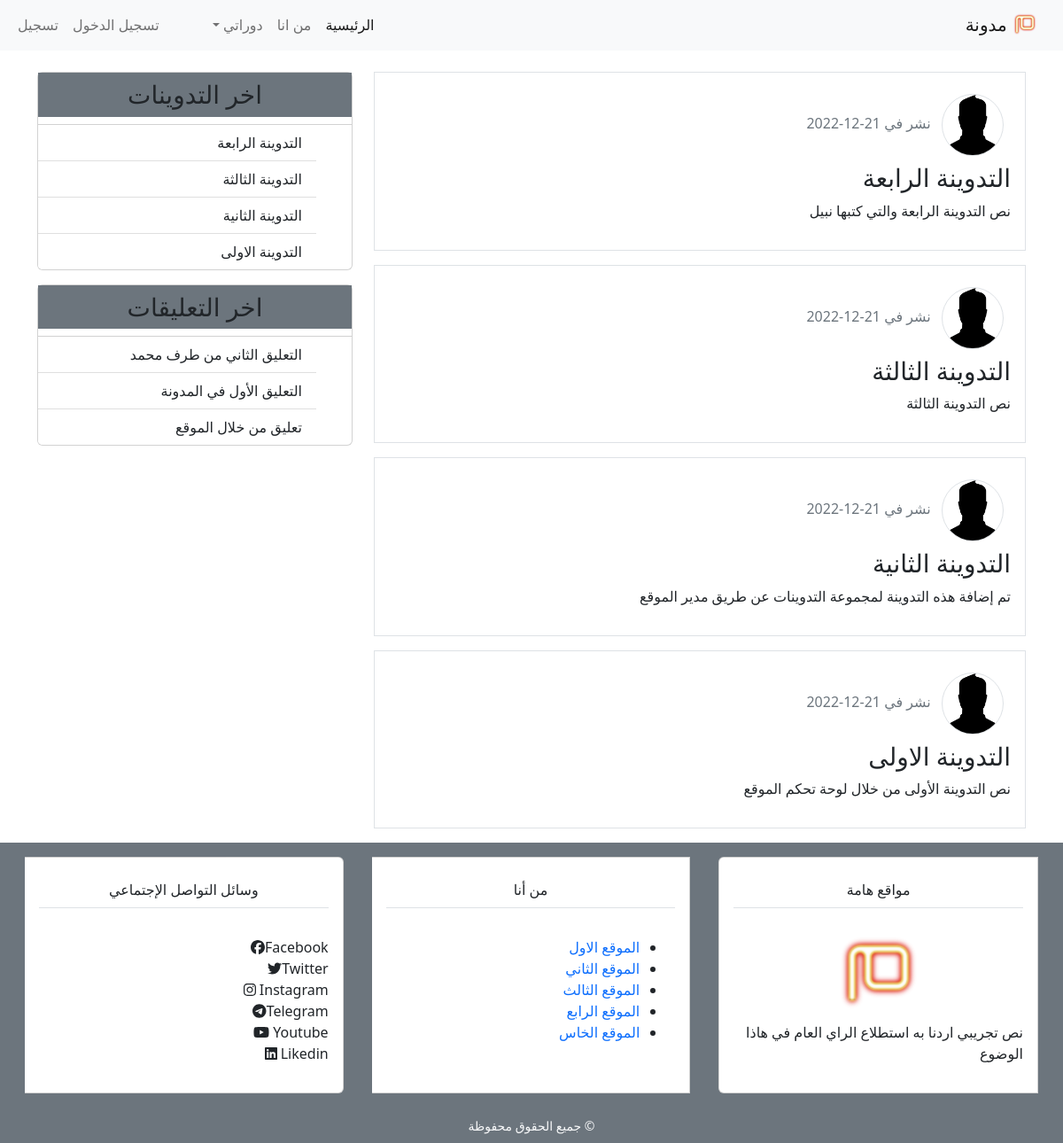
The app's page /, older data.
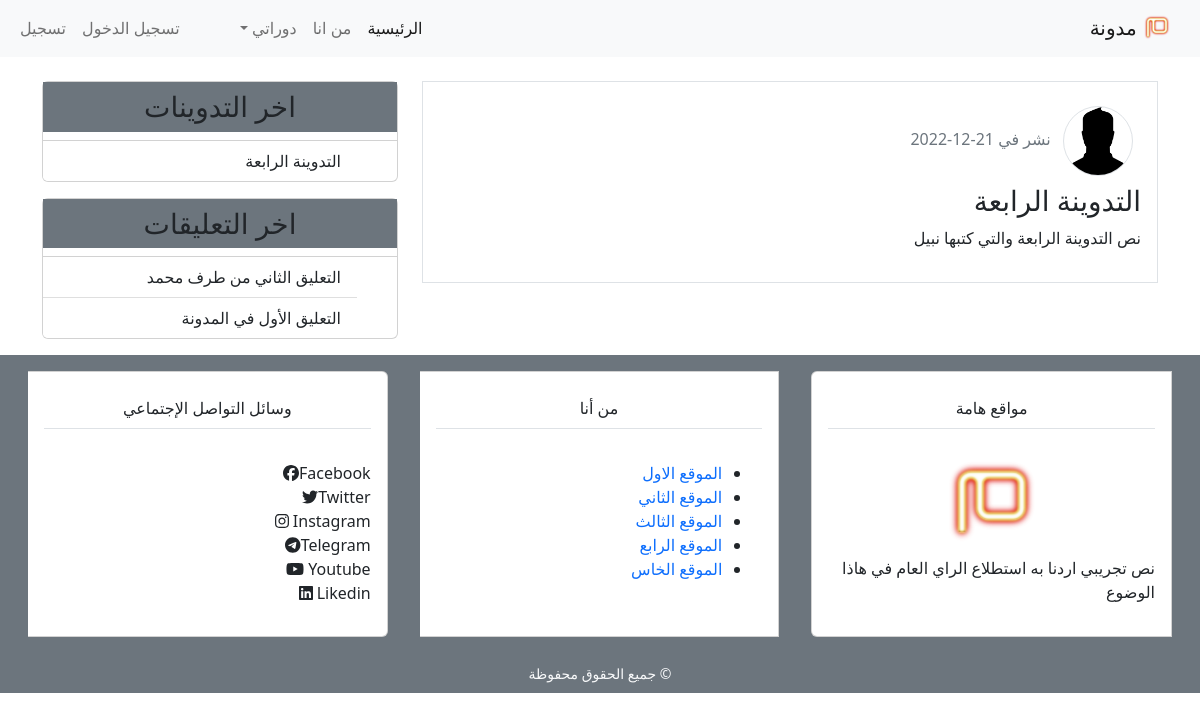
The same page, newer data.
### blog/models.py (models this page shows, shortened)
class Post(models.Model):
    title = models.CharField(max_length=100)
    content = models.TextField()
    post_date = models.DateTimeField(default=timezone.now)
    post_update = models.DateTimeField(auto_now=True)
    author = models.ForeignKey(User, on_delete=models.CASCADE)
    class Meta:
        ordering = ('-post_date', )

class Comment(models.Model):
    name = models.CharField(max_length=50, verbose_name='الإسم')
    email = models.EmailField(verbose_name='البريد الإلكتروني')
    body = models.TextField(verbose_name='التعليق')
    comment_date = models.DateTimeField(auto_now_add=True)
    active = models.BooleanField(default=False)
    post = models.ForeignKey(Post, on_delete=models.CASCADE, related_name='comments')
    class Meta:
        ordering = ('-name', )

### blog/views.py (the view)
# urls.py: path('', views.home, name='home'),
def home(request):
    context = {
            'title': 'الصفحة الرئيسية',
            'posts': Post.objects.all(),
            }
    return render(request, 'blog/index.html', context)

### blog/templatetags/post_tag.py (called while the page is built)
@register.inclusion_tag('blog/latest_posts.html')
def latest_posts():
    context = {
        'l_posts': Post.objects.all()[0:5],
    }
    return context

@register.inclusion_tag('blog/latest_comments.html')
def latest_comments():
    context = {
        'l_comments': Comment.objects.filter(active=True)[0:5],
    }
    return context

### blog/templates/blog/index.html (shortened to what this page needs)
{% extends 'blog/base.html' %}
{% load static %}
{% block content %}
{% for post in posts %}
<div class="post border p-3 mb-3">
	<img class="img-fluid border rounded-circle m-2" src="{% static 'blog/images/user.png' %}" alt="صورة الناشر" width="70px">
  <span class="text-secondary"> نشر في {{post.post_date|date:"d-m-Y"}}</span>
  <h3><a class="text-dark" href="{% url 'detail' post.pk %}">{{post.title}}</a></h3>
  <p>{{post.content}}</p>
</div>
{% endfor %}
{% endblock content %}

### blog/templates/blog/latest_posts.html
<ul class="list-group list-group-flush">
  {% for post in l_posts %}
  <li class="list-group-item">
    <a class="text-dark" href="{% url 'detail' post.pk %}">{{post.title}}</a>
  </li>
  {% empty %}
  <li class="border p-4 m-2">لاتوجد حاليا أية تدوينة</li>
  {% endfor %}
</ul>

### blog/templates/blog/latest_comments.html
<ul class="list-group list-group-flush">                  {% for comment in l_comments %}
  <li class="list-group-item">
    <a class="text-dark" href="{% url 'detail' comment.post.id %}">
      {% if comment.body|length > 40 %}
      {{comment.body|slice:'40'}}...
      {% else %}
      {{comment.body}}
      {% endif %}
    </a>
  </li>
  {% empty %}
 <li class="list-group-item">ﻻ ﻱﻮﺟﺩ ﺖﻌﻠﻴﻗ</li>
  {% endfor %}
</ul>

Row changes from the older to the newer data that the page shows:
removed Post: post_date "21-12-2022", title "التدوينة الثالثة", content "نص التدوينة الثالثة"
removed Post: post_date "21-12-2022", title "التدوينة الثانية", content "تم إضافة هذه التدوينة لمجموعة التدوينات عن طريق مدير الموقع"
removed Post: post_date "21-12-2022", title "التدوينة الاولى", content "نص التدوينة الأولى من خلال لوحة تحكم الموقع"
removed Comment: body "تعليق من خلال الموقع"
